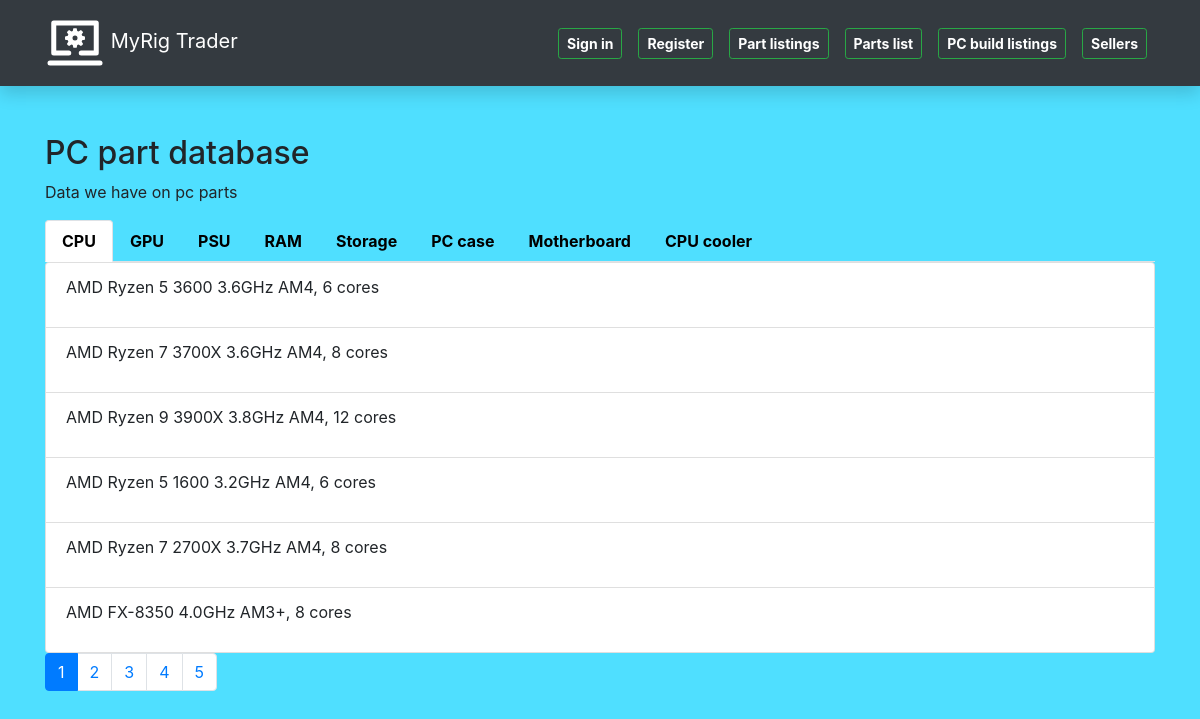
/pcportal/parts/, run on the app's committed database.
### pcportal/models/part_models.py (models this page shows, shortened)
class Cpu(models.Model):
    brand = models.CharField("CPU brand", max_length=30,
                             help_text="CPU brand name")
    cpu_model = models.CharField("CPU model", max_length=30)
    cores = models.IntegerField("Number of cores",
                                help_text="Number of cpu cores",
                                null=True, blank=True)
    base_clock_speed = models.FloatField("Base clock speed",
                                         help_text="Base clock speed of CPU, GHz",
                                         null=True, blank=True)
    socket_type = models.CharField("CPU socket",
                                   max_length=30,
                                   help_text="CPU socket type, (AM4, LGA 1151, etc.)",
                                   null=True, blank=True)
    def speed_display(self):
        """
        This function adds GHz next to
        base clock speed. returns speed with GHz
        in an f string.
        """
        return f"{self.base_clock_speed}GHz"
    speed_display.short_description = "BASE CLOCK SPEED"

### pcportal/views/pc_parts_views.py (the view)
# urls.py: path('parts/', views.get_all_parts, name='part-list'),
def get_all_parts(request):
    cpu_list = Cpu.objects.all()
    gpu_list = Gpu.objects.all()
    psu_list = Psu.objects.all()
    ram_list = Ram.objects.all()
    storage_list = Storage.objects.all()
    casepc_list = CasePC.objects.all()
    motherboard_list = Motherboard.objects.all()
    cpucooler_list = CpuCooler.objects.all()
    tab = request.GET.get('tab', 'cpu')
    page_number = request.GET.get('page')
    paged_cpu_list = (Paginator(cpu_list, 6)).get_page(page_number)
    paged_gpu_list = (Paginator(gpu_list, 6)).get_page(page_number)
    paged_psu_list = (Paginator(psu_list, 6)).get_page(page_number)
    paged_ram_list = (Paginator(ram_list, 6)).get_page(page_number)
    paged_storage_list = (Paginator(storage_list, 6)).get_page(page_number)
    paged_casepc_list = (Paginator(casepc_list, 6)).get_page(page_number)
    paged_motherboard_list = (Paginator(motherboard_list, 6)).get_page(page_number)
    paged_cpucooler_list = (Paginator(cpucooler_list, 6)).get_page(page_number)
    context_my = {
        'cpu_list': paged_cpu_list,
        'gpu_list': paged_gpu_list,
        'psu_list': paged_psu_list,
        'ram_list': paged_ram_list,
        'storage_list': paged_storage_list,
        'casepc_list': paged_casepc_list,
        'motherboard_list': paged_motherboard_list,
        'cpucooler_list': paged_cpucooler_list,
        'active_tab': tab
    }
    return render(request, 'parts.html', context=context_my)

### pcportal/models/part_models.py (called while the page is built)
    def vram_display(self):
        return f"{self.vram}GB"

    def speed_display(self):
        return f"{self.clock_speed}MHz"

    def ram_display(self):
        return f"{self.capacity}GB"

    def speed_display(self):
        return f"{self.ram_speed}MHz"

    def capacity_display(self):
        return f"{self.capacity}GB"

    def write_display(self):
        return f"{self.write_speed}MB/s"

    def read_display(self):
        return f"{self.read_speed}MB/s"

### pcportal/templates/parts.html (shortened to what this page needs)
{% extends 'base.html' %}
{% block content %}
<h2>PC part database</h2>
<p>Data we have on pc parts</p>
<ul class="nav nav-tabs" id="myTab" role="tablist" >
    <li class="nav-item">
        <a class="nav-link {% if active_tab == 'cpu' %}active{% endif %}"
           href="?tab=cpu" style="color: black"><b>CPU</b></a>
    </li>
        <li class="nav-item">
        <a class="nav-link {% if active_tab == 'gpu' %}active{% endif %}"
           href="?tab=gpu" style="color: black"><b>GPU</b></a>
    </li>
        <li class="nav-item">
        <a class="nav-link {% if active_tab == 'psu' %}active{% endif %}"
           href="?tab=psu" style="color: black"><b>PSU</b></a>
    </li>
        <li class="nav-item">
        <a class="nav-link {% if active_tab == 'ram' %}active{% endif %}"
           href="?tab=ram" style="color: black"><b>RAM</b></a>
    </li>
        <li class="nav-item">
        <a class="nav-link {% if active_tab == 'storage' %}active{% endif %}"
           href="?tab=storage" style="color: black"><b>Storage</b></a>
    </li>
        <li class="nav-item">
        <a class="nav-link {% if active_tab == 'casepc' %}active{% endif %}"
           href="?tab=casepc" style="color: black"><b>PC case</b></a>
    </li>
        <li class="nav-item">
        <a class="nav-link {% if active_tab == 'motherboard' %}active{% endif %}"
           href="?tab=motherboard" style="color: black"><b>Motherboard</b></a>
    </li>
        <li class="nav-item">
        <a class="nav-link {% if active_tab == 'cpucooler' %}active{% endif %}"
           href="?tab=cpucooler" style="color: black"><b>CPU cooler</b></a>
    </li>
</ul>
<div class="tab-content" id="myTabContent">
    <div class="tab-pane fade {% if active_tab == 'cpu' %}show active{% endif %}"
         id="cpu" role="tabpanel">
        {% if cpu_list %}
         <ul class="list-group">
            {% for cpu in cpu_list %}
                <li class="list-group-item">
                    <p>{{ cpu.brand }} {{ cpu.cpu_model }} {{ cpu.base_clock_speed }}GHz
                        {{ cpu.socket_type }}, {{ cpu.cores }} cores</p>
                </li>
             {% endfor %}
         </ul>
            <ul class="pagination">
                {% for nr in cpu_list.paginator.page_range %}
                {% if cpu_list.number == nr %}
                    <li class="page-item active">
                        <a class="page-link">{{ nr }}</a>
                     </li>
                {% else %}
                    <li class="page-item">
                        <a class="page-link" href="?page={{ nr }}&tab={{ active_tab }}">{{ nr }}</a>
                    </li>
                {% endif %}
                {% endfor %}
            </ul>
        {% else %}
        <p>No CPUs</p>
        {% endif %}
    </div>
</div>
{% endblock %}

### pcportal/static/css/styles.css (style rules this page uses)
body { background-color: #4fdfff; }

### data on the page
Cpu: brand "AMD", cpu_model "Ryzen 5 3600", base_clock_speed "3.6", socket_type "AM4", cores "6"
Cpu: brand "AMD", cpu_model "Ryzen 7 3700X", base_clock_speed "3.6", socket_type "AM4", cores "8"
Cpu: brand "AMD", cpu_model "Ryzen 9 3900X", base_clock_speed "3.8", socket_type "AM4", cores "12"
Cpu: brand "AMD", cpu_model "Ryzen 5 1600", base_clock_speed "3.2", socket_type "AM4", cores "6"
Cpu: brand "AMD", cpu_model "Ryzen 7 2700X", base_clock_speed "3.7", socket_type "AM4", cores "8"
Cpu: brand "AMD", cpu_model "FX-8350", base_clock_speed "4.0", socket_type "AM3+", cores "8"

### other printed values
{{ nr }} "1"
{{ nr }} "2" "3" "4" "5"
